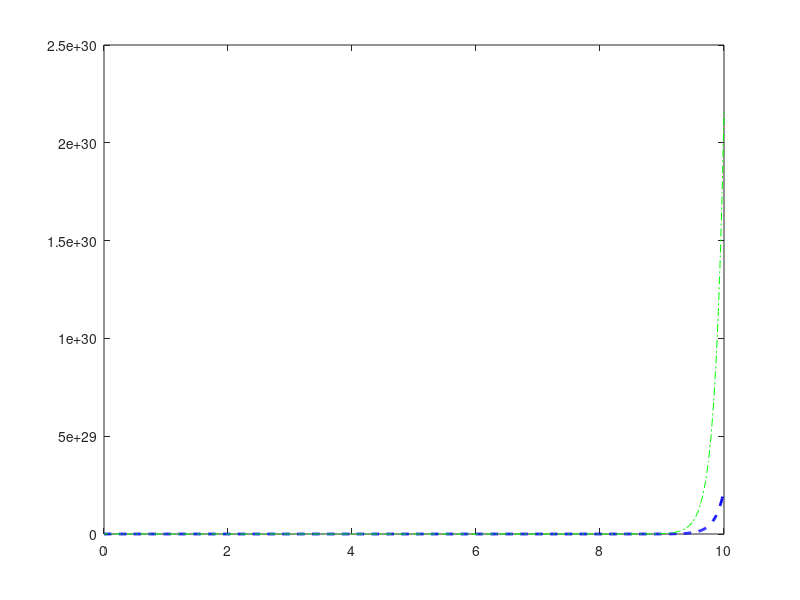

MATLAB code to generate this figure:
function RunExplicit
%needs h = 1e-4 
A = [1 2 3; 2 3 4; 3 2 1];
tspan = [0,10]; x0 = ones(3,1);
[t1,x1] = ode45(@RunDynamics,tspan,x0);

%Explicit method starts
t0 = tspan(1);tend = tspan(2);
x=[x0];t = t0; h=1e-2;
while t<=tend
    x = [x (x(:,end) + h*RunDynamics(t,x(:,end)))];
    t = t+h
end
    
function dx = RunDynamics(t,x)
    dx = A*x;%exp(sin(x^2));
end
t = linspace(t0,tend,size(x,2));
plot(t,x(1,:),'b--','linewidth',2);hold on;
plot(t1,x1(:,1),'g-.')
end